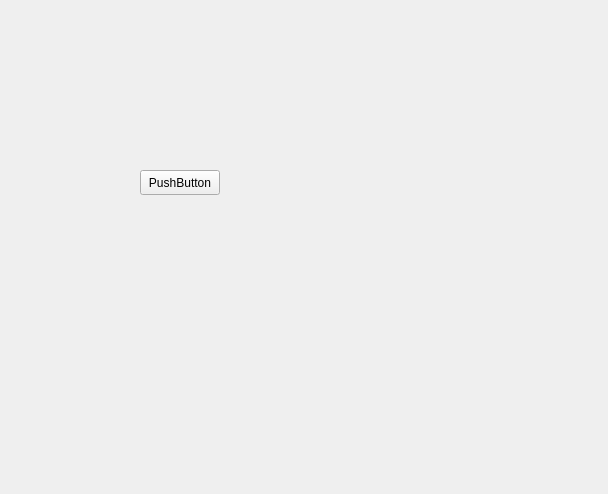
<?xml version="1.0" encoding="UTF-8"?>
<ui version="4.0">
 <class>FrameShowMessage</class>
 <widget class="QFrame" name="FrameShowMessage">
  <property name="geometry">
   <rect>
    <x>0</x>
    <y>0</y>
    <width>608</width>
    <height>494</height>
   </rect>
  </property>
  <property name="windowTitle">
   <string>Frame</string>
  </property>
  <widget class="QPushButton" name="pushButton">
   <property name="geometry">
    <rect>
     <x>140</x>
     <y>170</y>
     <width>80</width>
     <height>25</height>
    </rect>
   </property>
   <property name="text">
    <string>PushButton</string>
   </property>
  </widget>
 </widget>
 <resources/>
 <connections/>
</ui>
